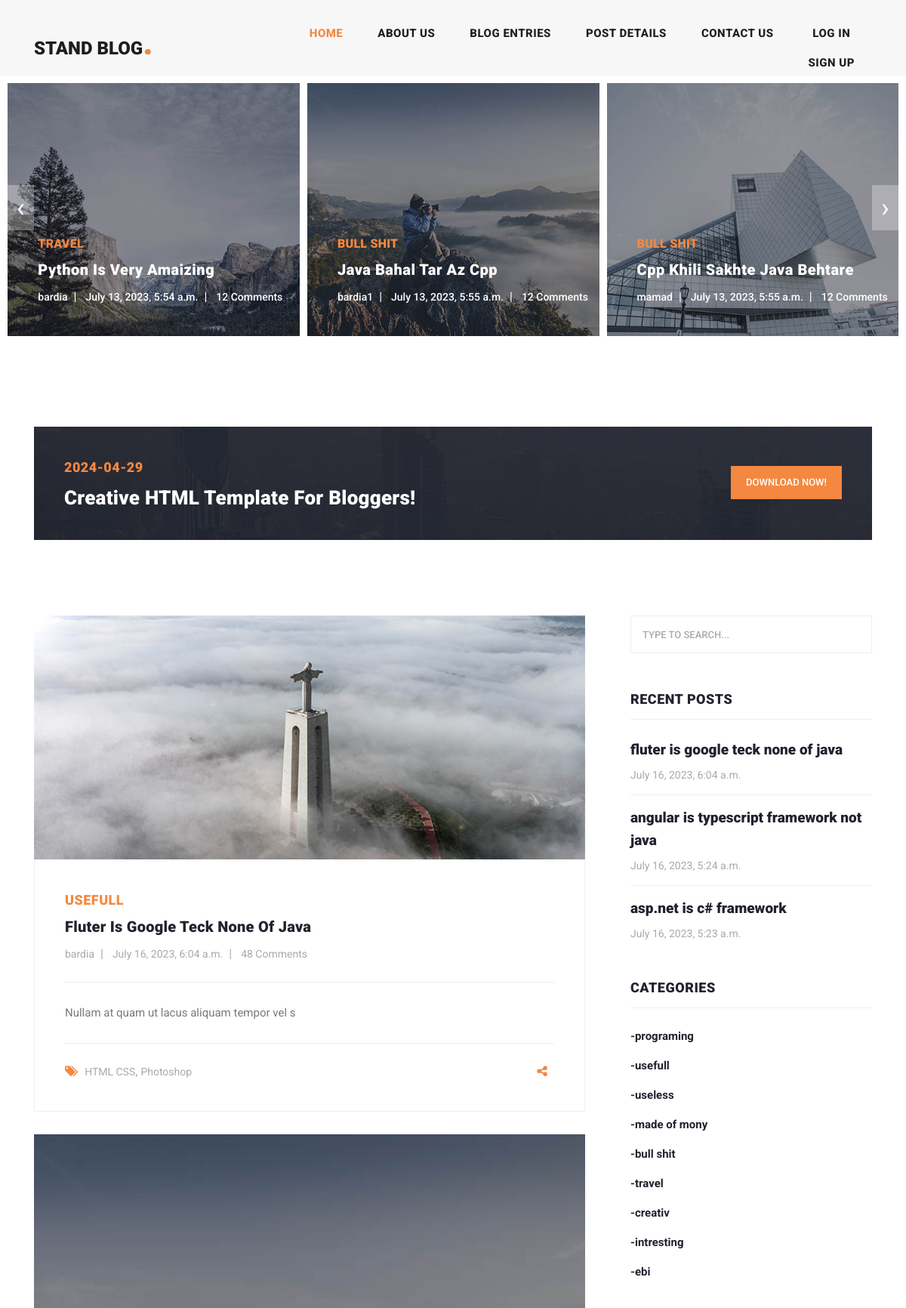
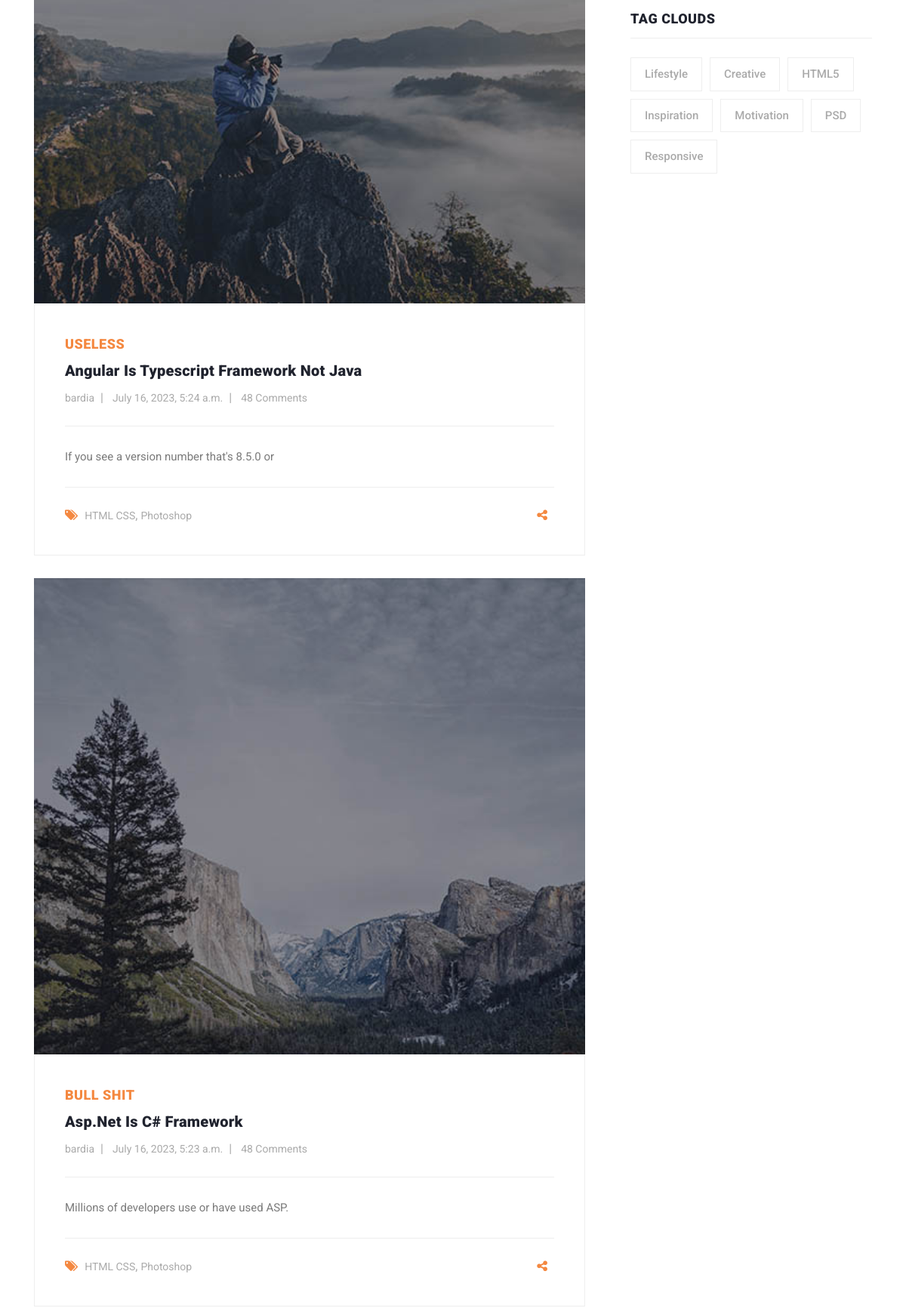
The page / (upper part) on the database its author committed (2 pictures, top to bottom).
### blog/models.py (models this page shows, shortened)
class Article(models.Model):
    author=models.ForeignKey(User,on_delete=models.CASCADE)
    category=models.ManyToManyField(Category)
    title=models.CharField(max_length=40)
    body=models.TextField()
    image=models.ImageField(upload_to='image/articles')
    created=models.DateTimeField(auto_now_add=True)
    updated=models.DateTimeField(auto_now=True)
    slug=models.SlugField(null=True,unique=True,blank=True)
    def get_absolute_url(self):
        return reverse('blog:detail',args=[self.slug])

class Category(models.Model):
    title=models.CharField(max_length=66)
    created=models.DateTimeField(auto_now_add=True)
    def __str__(self):
        return self.title

### home_app/views.py (the view)
# urls.py: 2. Add a URL to urlpatterns:  path('', views.home, name='home')
def home(request):
    articles=Article.objects.all()
    recent=Article.objects.all().order_by("-created")[:3]
    return render(request,"home_app/index.html",context={"articles":articles,"recent":recent})

### account/templatetags/filters.py (called while the page is built)
@register.filter
def cutter(value,arg):
    return value[:arg]

@register.simple_tag
def current_time(format_string):
    return datetime.datetime.now().strftime(format_string)

### context_processors/context_processors.py (called while the page is built)
def recent_article(request):
    recent_article=Article.objects.order_by('-created')[:3]
    categories=Category.objects.all()
    return {"recent_article":recent_article,"categories":categories}

### home_app/templatetags/my_templatetags.py (called while the page is built)
@register.inclusion_tag("home_app/result.html")
def show_result(query):
    return {"objects":query}

### home_app/templates/home_app/index.html (shortened to what this page needs)
{% extends 'base.html' %}
{% load social_share %}
{% load static %}
{% load filters %}
{% block content %}
    <div class="main-banner header-text">
        <div class="container-fluid">
            <div class="owl-banner owl-carousel">
                {% for item in articles %}
                    <div class="item">
                        <img src="{{ item.image.url }}" alt="{{ item.title }}">
                        <div class="item-content">
                            <div class="main-content">
                                <div class="meta-category">
                                    <span>{{ item.category.last.title }}</span>
                                </div>
                                <a href="{{ item.get_absolute_url }}"><h4>{{ item.title }}</h4></a>
                                <ul class="post-info">
                                    <li><a href="#">{{ item.author.username }}</a></li>
                                    <li><a href="#">{{ item.created }}</a></li>
                                    <li><a href="#">12 Comments</a></li>
                                </ul>
                            </div>
                        </div>
                    </div>
                {% endfor %}
            </div>
        </div>
    </div>
    <section class="call-to-action">
        <div class="container">
            <div class="row">
                <div class="col-lg-12">
                    <div class="main-content">
                        <div class="row">
                            <div class="col-lg-8">
                                <span>{% current_time "%Y-%m-%d" %}</span>
                                <h4>Creative HTML Template For Bloggers!</h4>
                            </div>
                            <div class="col-lg-4">
                                <div class="main-button">
                                    <a rel="nofollow" href="https://templatemo.com/tm-551-stand-blog" target="_parent">Download
                                        Now!</a>
                                </div>
                            </div>
                        </div>
                    </div>
                </div>
            </div>
        </div>
    </section>
    <section class="blog-posts">
        <div class="container">
            <div class="row">
                <div class="col-lg-8">
                    <div class="all-blog-posts">
                        <div class="row">
                            {% for item in recent %}
                            <div class="col-lg-12">
                                <div class="blog-post">
                                    <div class="blog-thumb">
                                        <img src="{{ item.image.url }}" alt="">
                                    </div>
                                    <div class="down-content">
                                        <span>{{ item.category.all.1 }}</span>
                                        <a href="post-details.html"><h4>{{ item.title}}</h4></a>
                                        <ul class="post-info">
                                            <li><a href="#">{{ item.author }}</a></li>
                                            <li><a href="#">{{ item.created}}</a></li>
                                            <li><a href="#">48 Comments</a></li>
                                        </ul>
                                        <p>{{ item.body|cutter:44}}</p>
                                        <div class="post-options">
                                            <div class="row">
                                                <div class="col-6">
                                                    <ul class="post-tags">
                                                        <li><i class="fa fa-tags"></i></li>
                                                        <li><a href="#">HTML CSS</a>,</li>
                                                        <li><a href="#">Photoshop</a></li>
                                                    </ul>
                                                </div>
                                                <div class="col-6">
                                                    <ul class="post-share">
                                                        <li><i class="fa fa-share-alt"></i></li>
                                                    </ul>
                                                </div>
                                            </div>
                                        </div>
                                    </div>
                                </div>
                            </div>
                            {% endfor %}
                        </div>
                    </div>
                </div>
              {% include "includes/sidebar.html" %}
            </div>
        </div>
    </section>
{% endblock %}

### templates/includes/sidebar.html
{% load static %}
{% load my_templatetags %}
<div class="col-lg-4">
            <div class="sidebar">
              <div class="row">
                <div class="col-lg-12">
                  <div class="sidebar-item search">
                    <form id="search_form" name="gs" method="GET" action="{% url "blog:search_article" %}">
                      <input type="text" name="q" class="searchText" placeholder="type to search..." autocomplete="on">
                    </form>
                  </div>
                </div>
                <div class="col-lg-12">
                  <div class="sidebar-item recent-posts">
                    <div class="sidebar-heading">
                      <h2>Recent Posts</h2>
                    </div>
                    <div class="content">
                      <ul>
                          {% show_result recent_article %}
                      </ul>
                    </div>
                  </div>
                </div>
                <div class="col-lg-12">
                  <div class="sidebar-item categories">
                    <div class="sidebar-heading">
                      <h2>Categories</h2>
                    </div>
                    <div class="content">
                      <ul>
                          {% for cat in categories %}
                        <li><a href="{% url "blog:category_list" cat.id %}">-{{ cat.title }}</a></li>
                          {% endfor %}
                      </ul>
                    </div>
                  </div>
                </div>
                <div class="col-lg-12">
                  <div class="sidebar-item tags">
                    <div class="sidebar-heading">
                      <h2>Tag Clouds</h2>
                    </div>
                    <div class="content">
                      <ul>
                        <li><a href="#">Lifestyle</a></li>
                        <li><a href="#">Creative</a></li>
                        <li><a href="#">HTML5</a></li>
                        <li><a href="#">Inspiration</a></li>
                        <li><a href="#">Motivation</a></li>
                        <li><a href="#">PSD</a></li>
                        <li><a href="#">Responsive</a></li>
                      </ul>
                    </div>
                  </div>
                </div>
              </div>
            </div>
          </div>

### home_app/templates/home_app/result.html
{% for item in objects %}
                            <li><a href="post-details.html">
                          <h5>{{ item.title }}</h5>
                          <span>{{ item.created }}</span>
                        </a></li>
                          {% endfor %}

### rows shown on the page
Article: image (picture), category.last "TRAVEL", title "Python Is Very Amaizing", author.username "bardia", created "July 13, 2023, 5:54 a.m."
Article: image (picture), category.last "BULL SHIT", title "Java Bahal Tar Az Cpp", author.username "bardia1", created "July 13, 2023, 5:55 a.m."
Article: image (picture), category.last "BULL SHIT", title "Cpp Khili Sakhte Java Behtare", author.username "mamad", created "July 13, 2023, 5:55 a.m."
Article: image (picture), category.all.1 "USEFULL", title "Fluter Is Google Teck None Of Java", author "bardia", created "July 16, 2023, 6:04 a.m.", body "Nullam at quam ut lacus aliquam tempor vel s", title "fluter is google teck none of java"
Article: image (picture), category.all.1 "USELESS", title "Angular Is Typescript Framework Not Java", author "bardia", created "July 16, 2023, 5:24 a.m.", body "If you see a version number that's 8.5.0 or", title "angular is typescript framework not java"
Article: image (picture), category.all.1 "BULL SHIT", title "Asp.net Is C# Framework", author "bardia", created "July 16, 2023, 5:23 a.m.", body "Millions of developers use or have used ASP.", title "asp.net is c# framework"
Category: title "programing"
Category: title "usefull"
Category: title "useless"
Category: title "made of mony"
Category: title "bull shit"
Category: title "travel"
Category: title "creativ"
Category: title "intresting"
Category: title "ebi"
